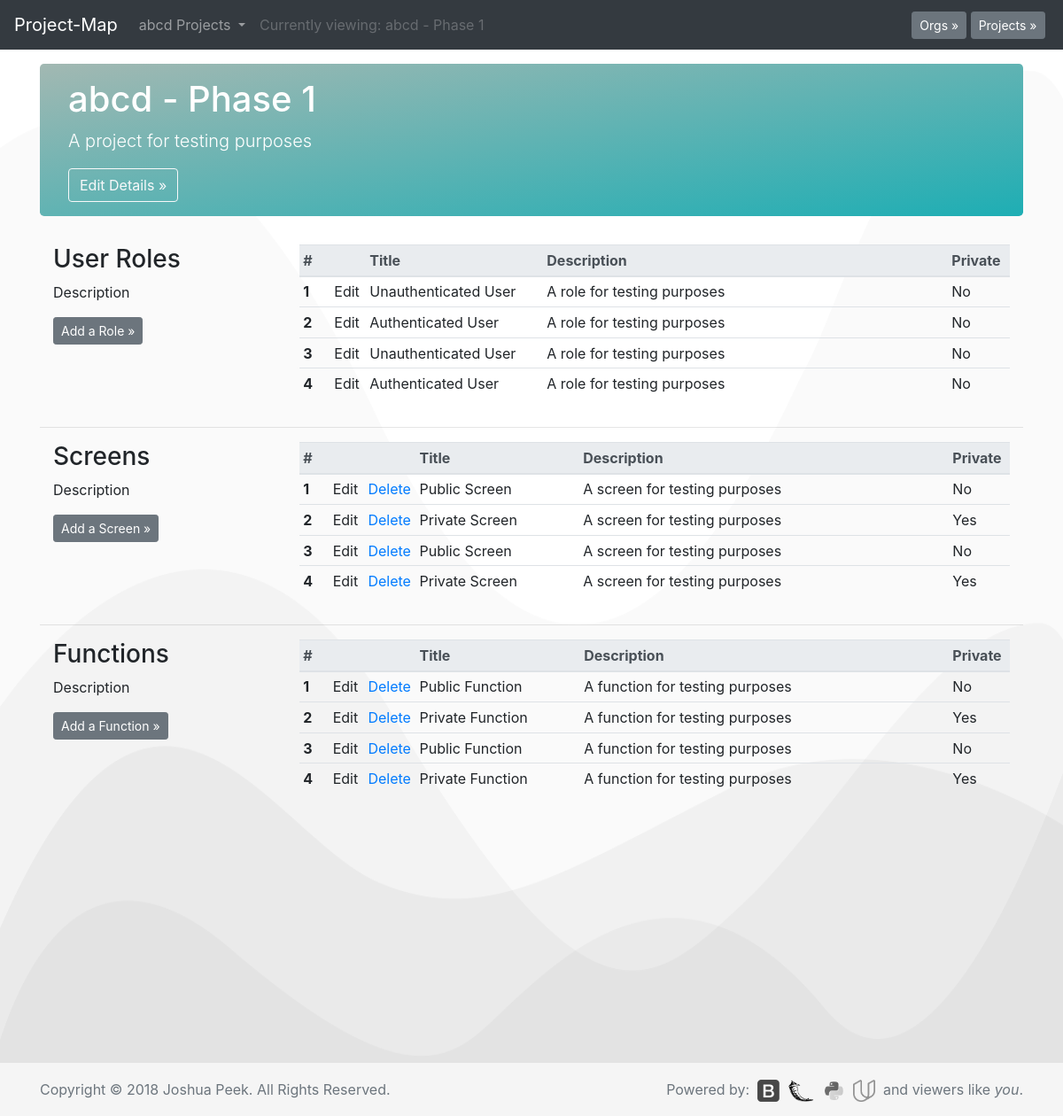
The page /1/1/ on the database as committed earlier.
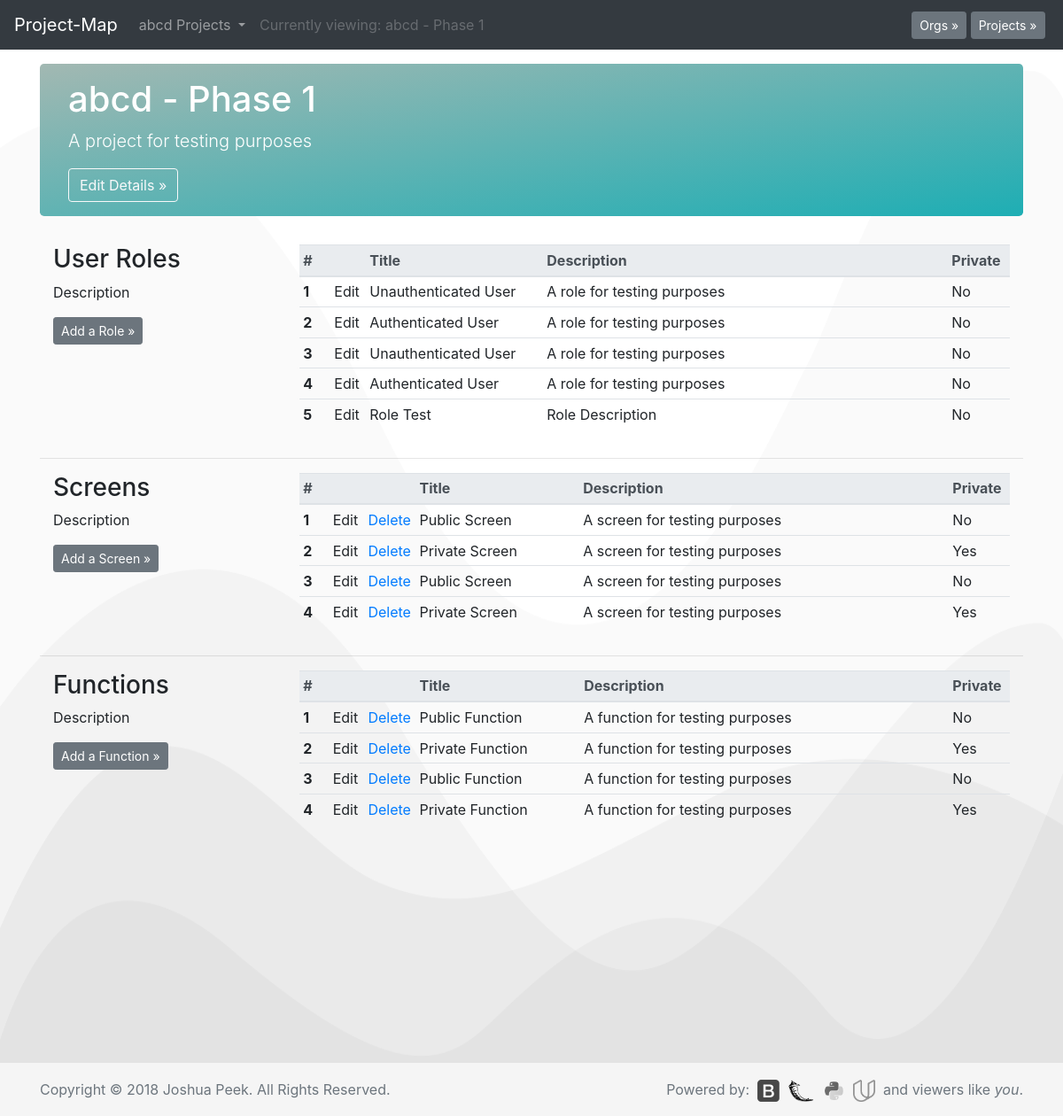
The same page on the database as committed later.
### database_setup.py (models this page shows, shortened)
class Org(Base):
    __tablename__ = 'org'
    id = Column(Integer, primary_key=True)
    title = Column(String(250), nullable=False)
    description = Column(String(500))

class Project(Base):
    __tablename__ = 'project'
    id = Column(Integer, primary_key=True)
    title = Column(String(250), nullable=False)
    description = Column(String(500))
    stage = Column(String(100))
    org_id = Column(Integer, ForeignKey('org.id'))
    org = relationship(Org)

class Role(Base):
    __tablename__ = 'role'
    id = Column(Integer, primary_key=True)
    title = Column(String(250), nullable=False)
    description = Column(String(500))
    authRequired = Column(String(5))
    org_id = Column(Integer, ForeignKey('org.id'))
    org = relationship(Org)
    project_id = Column(Integer, ForeignKey('project.id'))
    project = relationship(Project)

class Screen(Base):
    __tablename__ = 'screen'
    id = Column(Integer, primary_key=True)
    title = Column(String(250), nullable=False)
    description = Column(String(500))
    authRequired = Column(String(5))
    roles = Column(String(500))
    org_id = Column(Integer, ForeignKey('org.id'))
    org = relationship(Org)
    project_id = Column(Integer, ForeignKey('project.id'))
    project = relationship(Project)

class Function(Base):
    __tablename__ = 'function'
    id = Column(Integer, primary_key=True)
    title = Column(String(250), nullable=False)
    description = Column(String(500))
    authRequired = Column(String(5))
    roles = Column(String(500))
    screens = Column(String(500))
    org_id = Column(Integer, ForeignKey('org.id'))
    org = relationship(Org)
    project_id = Column(Integer, ForeignKey('project.id'))
    project = relationship(Project)

### app.py (the view)
@app.route('/<int:org_id>/<int:project_id>/')
def projectPage(org_id, project_id):
    allorgs = session.query(Org).all()
    allprojects = session.query(Project).all()
    org = session.query(Org).filter_by(id=org_id).one()
    project = session.query(Project).filter_by(id=project_id).one()
    projects = session.query(Project).filter_by(org_id=org.id).all()
    roles = session.query(Role).filter_by(project_id=project.id).all()
    screens = session.query(Screen).filter_by(project_id=project.id).all()
    fgs = session.query(Functgroup).filter_by(project_id=project.id).all()
    functions = session.query(Function).filter_by(project_id=project.id).all()
    return render_template('project.html', org=org,
                           project=project, roles=roles,
                           screens=screens, fgs=fgs,
                           functions=functions, projects=projects,
                           allorgs=allorgs, allprojects=allprojects)

### templates/project.html (shortened to what this page needs)
<!doctype html>
<html lang="en">
  {% include "header.html" %}
  <body>
    <nav class="navbar navbar-expand-md navbar-dark fixed-top bg-dark">
      <a class="navbar-brand" href="/">Project-Map</a>
      <div class="collapse navbar-collapse" id="navbarCollapse">
        <ul class="navbar-nav mr-auto">
          <li class="nav-item dropdown">
            <a class="nav-link dropdown-toggle" href="#" id="navbarDropdown" role="button" data-toggle="dropdown" aria-haspopup="true" aria-expanded="false">
              {{org.title}} Projects
            </a>
          </li>
          <li class="nav-item">
            <span class="nav-link disabled">Currently viewing: {{org.title}} - {{project.title}}</span>
          </li>
        </ul>
        <button type="button" class="btn btn-secondary btn-sm my-2 my-sm-0" data-toggle="modal" data-target="#org-select">Orgs &raquo;</button>&nbsp;
        <button type="button" class="btn btn-secondary btn-sm my-2 my-sm-0" data-toggle="modal" data-target="#project-select">Projects &raquo;</button>&nbsp;
      </div>
    </nav>
    <main role="main" class="container">
      <div class="jumbotron" style="padding:1rem 2rem;">
        <h1>{{org.title}} - {{project.title}}</h1>
        <p class="lead">{{project.description}}</p>
        <button type="button" class="btn btn-md btn btn-outline-light" data-toggle="modal" data-target="#edit-project-details">Edit Details &raquo;</button>
      </div>
      <div class="container">
        <div class="row">
          <div class="col-md-3">
            <h3>User Roles</h3>
              <p>Description</p>
              <form action="{{url_for('newRole', project_id = project.id)}}">
                <p><button type="submit" class="btn btn-secondary btn-sm">Add a Role &raquo;</button></p>
              </form>
              <br>
          </div>
          <div class="col-md-9">
            <table class="table table-responsive table-sm table-hover" width="100%">
              <thead class="thead-light">
                <tr>
                  <th scope="col" width="35px">#</th>
                  <th scope="col" width="40px"></th>
                  <th scope="col" width="200px">Title</th>
                  <th scope="col" width="457px">Description</th>
                  <th scope="col" width="70px">Private</th>
                </tr>
              </thead>
              <tbody>
                {% for i in roles %}
                <tr>
                  <th scope="row">{{loop.index}}</th>
                  <td>Edit</td>
                  <td>{{i.title}}</td>
                  <td>{{i.description}}</td>
                  <td>{{i.authRequired}}</td>
                </tr>
                {% endfor %}
              </tbody>
            </table>
          </div>
        </div>
      </div>
      <hr>
      <div class="container">
        <div class="row">
          <div class="col-md-3">
            <h3>Screens</h3>
            <p>Description</p>
              <form action="{{url_for('newScreen', project_id = project.id)}}">
                <p><button type="submit" class="btn btn-secondary btn-sm">Add a Screen &raquo;</button></p>
              </form>
              <br>
          </div>
          <div class="col-md-9">
            <table class="table table-responsive table-sm table-hover" width="100%">
              <thead class="thead-light">
                <tr>
                  <th scope="col" width="35px">#</th>
                  <th scope="col" width="40px"></th>
                  <th scope="col" width="40px"></th>
                  <th scope="col" width="200px">Title</th>
                  <th scope="col" width="457px">Description</th>
                  <th scope="col" width="70px">Private</th>
                </tr>
              </thead>
              <tbody>
                {% for i in screens %}
                <tr>
                  <th scope="row">{{loop.index}}</th>
                  <td>Edit</td>
                  <td><a href="{{url_for('delScreen', screen_id = i.id)}}">Delete</a></td>
                  <td>{{i.title}}</td>
                  <td>{{i.description}}</td>
                  <td>{{i.authRequired}}</td>
                </tr>
                {% endfor %}
              </tbody>
            </table>
          </div>
        </div>
      </div>
        <hr>
      <div class="container">
        <div class="row">
          <div class="col-md-3">
            <h3>Functions</h3>
            <p>Description</p>
            <form action="{{url_for('newFunction', project_id = project.id)}}">
              <p><button type="submit" class="btn btn-secondary btn-sm">Add a Function &raquo;</button></p>
            </form>
              <br>
          </div>
          <div class="col-md-9">
            <table class="table table-responsive table-sm table-hover" width="100%">
              <thead class="thead-light">
                <tr>
                  <th scope="col" width="35px">#</th>
                  <th scope="col" width="40px"></th>
                  <th scope="col" width="40px"></th>
                  <th scope="col" width="200px">Title</th>
                  <th scope="col" width="457px">Description</th>
                  <th scope="col" width="70px">Private</th>
                </tr>
              </thead>
              <tbody>
                {% for i in functions %}
                <tr>
                  <th scope="row">{{loop.index}}</th>
                  <td>Edit</td>
                  <td><a href="{{url_for('delFunction', function_id=i.id)}}">Delete</a></td>
                  <td>{{i.title}}</td>
                  <td>{{i.description}}</td>
                  <td>{{i.authRequired}}</td>
                </tr>
                {% endfor %}
              </tbody>
            </table>
          </div>
        </div>
      </div>
    </main>
  {% include "footer.html" %}
  </body>
</html>

### templates/header.html (shortened to what this page needs)
<head>
  <link href="../../../../static/styles.css" rel="stylesheet">
</head>

### templates/footer.html (shortened to what this page needs)
<footer class="footer">
  <div class="container">
    <span class="text-muted">Copyright © 2018 Joshua Peek. All Rights Reserved.</span>
    <span style="float:right;">
      <span class="text-muted">Powered by:&nbsp;</span>
      <a href="https://getbootstrap.com/"><img class="grayscale" src="../../../../static/images/bootstrap.png" height="25px"></a>&nbsp;
      <a href="http://flask.pocoo.org/"><img class="grayscale" src="../../../../static/images/flask.png" height="25px"></a>&nbsp;
      <a href="https://www.python.org/"><img class="grayscale" src="../../../../static/images/python.png" height="25px"></a>&nbsp;
      <a href="https://www.udacity.com/"><img class="grayscale" src="../../../../static/images/udacity.png" height="25px"></a>&nbsp;
      <span class="text-muted"> and viewers like <i>you</i>.</span>
    </span>
  </div>
</footer>

Rows that differ between the two databases and show on the page:
added Role: title "Role Test", description "Role Description", authRequired "No"
